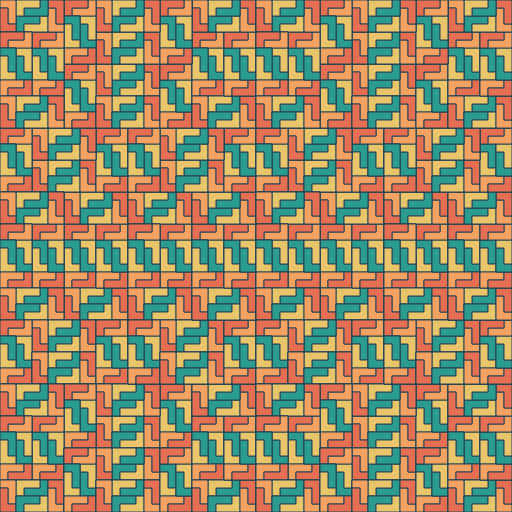
Frame 1 (no input)
Frame 2 (the mouse pressed at the canvas centre, redrawn once): identical to frame 1, image omitted

The p5.js sketch that drew this single still picture (run headless with seeded random() and noise() and a simulated clock; the mouse was pressed at the canvas centre and the sketch redrawn once):

// p5.js sketch
// ── sketch.js
// By Roni Kaufman
// https://ronikaufman.github.io/

// Genuary JAN.23
// "#264653 #2a9d8f #e9c46a #f4a261 #e76f51, no gradients."
// https://genuary2021.github.io/

// https://tilings.math.uni-bielefeld.de/substitution/armchair/

let colors = ["#264653", "#2a9d8f", "#e9c46a", "#f4a261", "#e76f51"];

function setup() {
  createCanvas(512, 512);
  stroke(colors[0]);
  noLoop();
}

function draw() {
  let a = 512/4;
  let n = 4;
  tileL(0, a, a, a, a, 3*a, 2*a, 3*a, 2*a, 4*a, 0, 4*a, n);
  tileL(2*a, 3*a, a, 3*a, a, a, 0, a, 0, 0, 2*a, 0, n);
  translate(2*a, 0);
  tileL(0, a, a, a, a, 3*a, 2*a, 3*a, 2*a, 4*a, 0, 4*a, n);
  tileL(2*a, 3*a, a, 3*a, a, a, 0, a, 0, 0, 2*a, 0, n);
}

function prop(xA, yA, xB, yB, k) {
  let xC = (1-k)*xA + k*xB;
  let yC = (1-k)*yA + k*yB;
  return [xC, yC];
}

function tileL(x1, y1, x2, y2, x3, y3, x4, y4, x5, y5, x6, y6, n, i) {
  if (i) fill(colors[i]);
  beginShape();
  vertex(x1, y1);
  vertex(x2, y2);
  vertex(x3, y3);
  vertex(x4, y4);
  vertex(x5, y5);
  vertex(x6, y6);
  endShape(CLOSE);
  
  if (n > 0) {
    let [x7, y7] = prop(x1, y1, x6, y6, 1/6);
    let [x8, y8] = prop(x2, y2, x3, y3, 3/4);
    let [x9, y9] = prop(x1, y1, x6, y6, 4/6);
    let [x10, y10] = prop(x9, y9, x4, y4, 3/4);
    let [x11, y11] = prop(x6, y6, x5, y5, 1/4);
    let [x12, y12] = prop((x1+x2)/2, (y1+y2)/2, x11, y11, 1/6);
    let [x13, y13] = prop((x1+x2)/2, (y1+y2)/2, x11, y11, 3/6);
    let [x14, y14] = prop((x4+x5)/2, (y4+y5)/2, (x6+x9)/2, (y6+y9)/2, 1/4);
    let [x15, y15] = prop((x4+x5)/2, (y4+y5)/2, (x6+x9)/2, (y6+y9)/2, 3/4);
    
    tileL(x8, y8, x13, y13, x12, y12, x7, y7, x1, y1, x2, y2, n-1, 1);
    tileL(x7, y7, x12, y12, x13, y13, x8, y8, x3, y3, x9, y9, n-1, 2);
    tileL(x10, y10, x14, y14, x15, y15, x11, y11, x6, y6, x9, y9, n-1, 3);
    tileL(x11, y11, x15, y15, x14, y14, x10, y10, x4, y4, x5, y5, n-1, 4);
  }
}
